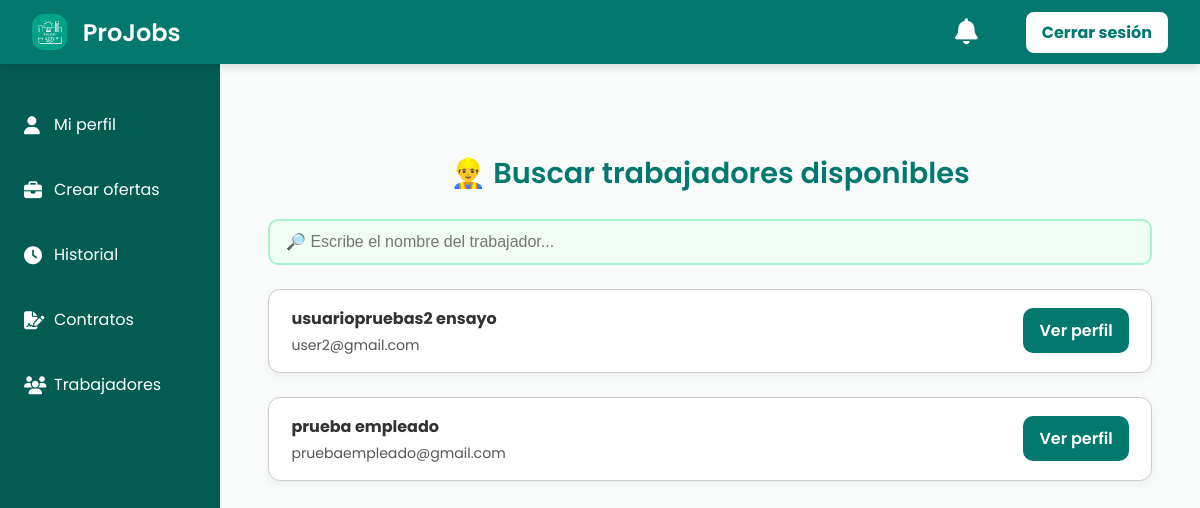
Before: /trabajadores/ (signed in) with the older database file.
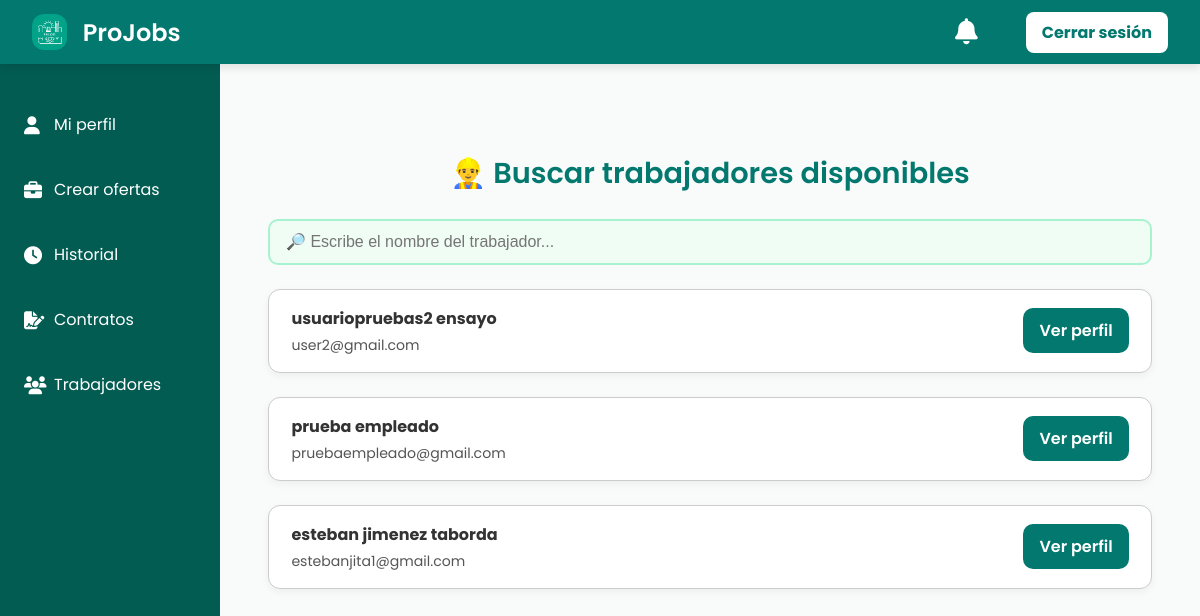
After: the same page with the newer database file.
### projobs/models.py (models this page shows, shortened)
class Usuario(models.Model):
    nombre = models.CharField(max_length=100)
    apellido = models.CharField(max_length=100)
    correo = models.EmailField(unique=True)
    password = models.CharField(max_length=254)
    ROLES = (
        (1, "Admin"),
        (2, "Cliente"),
        (3, "Trabajador"),
    )
    rol = models.IntegerField(choices=ROLES, default=2)
    foto = models.ImageField(upload_to='fotos_perfil/', blank=True, null=True)
    token_recuperacion = models.CharField(max_length=255, null=True, blank=True)  # <-- NUEVO CAMPO

### projobs/views.py (the view)
# urls.py: path('trabajadores/', views.ver_trabajadores, name='ver_trabajadores'),
@require_GET
def ver_trabajadores(request):
    usuario = get_object_or_404(Usuario, id=request.session.get('usuario_id'))
    if usuario.rol != 2:
        return redirect('perfilusuario')
    query = request.GET.get("q", "")
    trabajadores = Usuario.objects.filter(rol=3)
    if query:
        trabajadores = trabajadores.filter(
            Q(nombre__icontains=query) | Q(apellido__icontains=query)
        )
    return render(request, "clientes/ver_trabajadores.html", {
        "usuario": usuario,
        "trabajadores": trabajadores,
        "q": query
    })

### projobs/templates/clientes/ver_trabajadores.html (shortened to what this page needs)
{% extends 'baseperfil.html' %}
{% load static %}
{% block extra_css %}
<link rel="stylesheet" href="{% static 'css/ver_trabajadores.css' %}">
{% endblock %}
{% block content %}
<div class="trabajadores-container">
  <h2 class="titulo-seccion">👷‍♂️ Buscar trabajadores disponibles</h2>
  <input
    type="text"
    id="buscador"
    placeholder="🔎 Escribe el nombre del trabajador..."
    value="{{ q }}"
  />
  <div id="lista-trabajadores">
    {% if trabajadores %}
      {% for t in trabajadores %}
        <div class="card-trabajador">
          <div class="info-trabajador">
            <strong>{{ t.nombre }} {{ t.apellido }}</strong><br>
            <span class="correo">{{ t.correo }}</span>
          </div>
          <a href="{% url 'perfil_trabajador_detalle' t.id %}" class="btn-ver">Ver perfil</a>
        </div>
      {% endfor %}
    {% else %}
      <p>No se encontraron trabajadores.</p>
    {% endif %}
  </div>
</div>
{% endblock %}

Changed rows visible on the page:
added Usuario: nombre "esteban", apellido "jimenez taborda", correo "estebanjita1@gmail.com"
